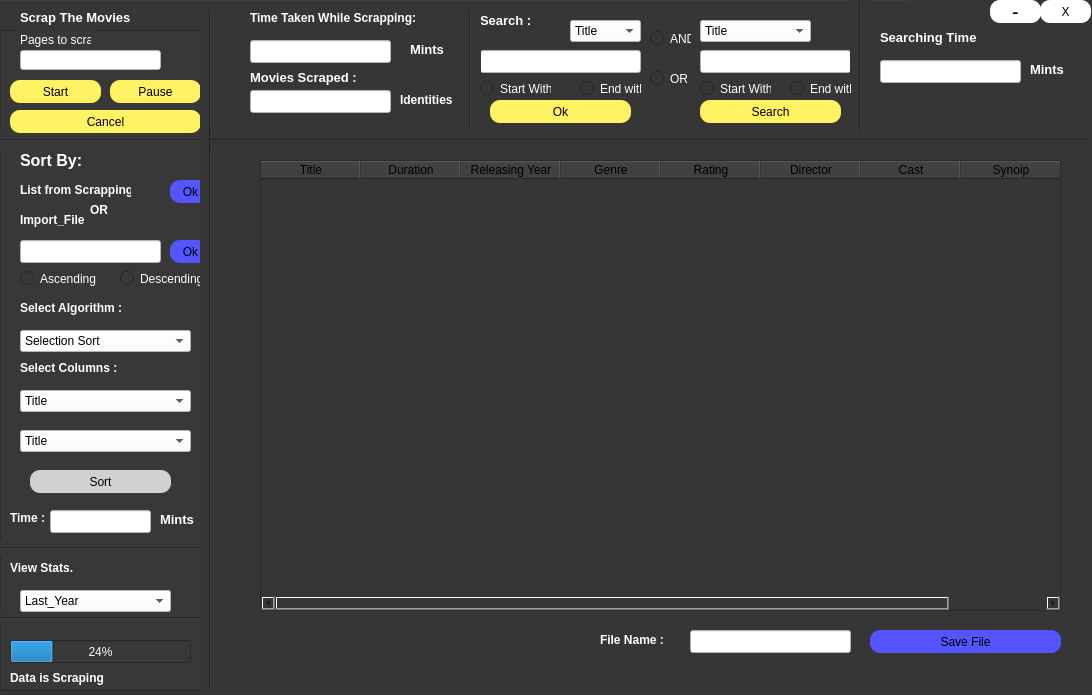
 <widget class="QMainWindow" name="MainWindow">
  <property name="geometry">
   <rect>
    <x>0</x>
    <y>0</y>
    <width>1092</width>
    <height>695</height>
   </rect>
  </property>
  <property name="windowTitle">
   <string>MainWindow</string>
  </property>
  <property name="styleSheet">
   <string notr="true">background-color:rgb(54, 54, 54)</string>
  </property>
  <property name="tabShape">
   <enum>QTabWidget::Rounded</enum>
  </property>
  <widget class="QWidget" name="centralwidget">
   <widget class="QFrame" name="frame">
    <property name="geometry">
     <rect>
      <x>0</x>
      <y>30</y>
      <width>211</width>
      <height>661</height>
     </rect>
    </property>
    <property name="styleSheet">
     <string notr="true">background-color:rgb(56, 56, 56)</string>
    </property>
    <property name="frameShape">
     <enum>QFrame::StyledPanel</enum>
    </property>
    <property name="frameShadow">
     <enum>QFrame::Raised</enum>
    </property>
    <widget class="QLabel" name="label">
     <property name="geometry">
      <rect>
       <x>20</x>
       <y>120</y>
       <width>71</width>
       <height>21</height>
      </rect>
     </property>
     <property name="text">
      <string>&lt;html&gt;&lt;head/&gt;&lt;body&gt;&lt;p&gt;&lt;span style=&quot; font-size:12pt; font-weight:600; color:#ffffff;&quot;&gt;Sort By:&lt;/span&gt;&lt;/p&gt;&lt;/body&gt;&lt;/html&gt;</string>
     </property>
    </widget>
    <widget class="QComboBox" name="comboBox">
     <property name="geometry">
      <rect>
       <x>20</x>
       <y>300</y>
       <width>171</width>
       <height>22</height>
      </rect>
     </property>
     <property name="styleSheet">
      <string notr="true">color:black;
background-color:white;</string>
     </property>
     <item>
      <property name="text">
       <string>Selection Sort</string>
      </property>
     </item>
     <item>
      <property name="text">
       <string>Insertion Sort</string>
      </property>
     </item>
     <item>
      <property name="text">
       <string>Quick Sort</string>
      </property>
     </item>
     <item>
      <property name="text">
       <string>Merge Sort</string>
      </property>
     </item>
     <item>
      <property name="text">
       <string>Bubble Sort</string>
      </property>
     </item>
     <item>
      <property name="text">
       <string>Hybird Sort</string>
      </property>
     </item>
     <item>
      <property name="text">
       <string>Cocktail Sort</string>
      </property>
     </item>
     <item>
      <property name="text">
       <string>Tree Sort</string>
      </property>
     </item>
    </widget>
    <widget class="QLabel" name="label_2">
     <property name="geometry">
      <rect>
       <x>20</x>
       <y>270</y>
       <width>121</width>
       <height>16</height>
      </rect>
     </property>
     <property name="text">
      <string>&lt;html&gt;&lt;head/&gt;&lt;body&gt;&lt;p&gt;&lt;span style=&quot; font-size:9pt; font-weight:600; color:#ffffff;&quot;&gt;Select Algorithm :&lt;/span&gt;&lt;/p&gt;&lt;/body&gt;&lt;/html&gt;</string>
     </property>
    </widget>
    <widget class="QLabel" name="label_3">
     <property name="geometry">
      <rect>
       <x>20</x>
       <y>330</y>
       <width>101</width>
       <height>16</height>
      </rect>
     </property>
     <property name="text">
      <string>&lt;html&gt;&lt;head/&gt;&lt;body&gt;&lt;p&gt;&lt;span style=&quot; font-size:9pt; font-weight:600; color:#ffffff;&quot;&gt;Select Columns :&lt;/span&gt;&lt;/p&gt;&lt;/body&gt;&lt;/html&gt;</string>
     </property>
    </widget>
    <widget class="QComboBox" name="comboBox_2">
     <property name="geometry">
      <rect>
       <x>20</x>
       <y>360</y>
       <width>171</width>
       <height>22</height>
      </rect>
     </property>
     <property name="styleSheet">
      <string notr="true">color:black;
background-color:white;</string>
     </property>
     <item>
      <property name="text">
       <string>Title</string>
      </property>
     </item>
     <item>
      <property name="text">
       <string>Duration</string>
      </property>
     </item>
     <item>
      <property name="text">
       <string>Year</string>
      </property>
     </item>
     <item>
      <property name="text">
       <string>Genre</string>
      </property>
     </item>
     <item>
      <property name="text">
       <string>Rating</string>
      </property>
     </item>
     <item>
      <property name="text">
       <string>Director</string>
      </property>
     </item>
     <item>
      <property name="text">
       <string>Cast</string>
      </property>
     </item>
     <item>
      <property name="text">
       <string>Synop</string>
      </property>
     </item>
    </widget>
    <widget class="QComboBox" name="comboBox_3">
     <property name="geometry">
      <rect>
       <x>20</x>
       <y>400</y>
       <width>171</width>
       <height>22</height>
      </rect>
     </property>
     <property name="styleSheet">
      <string notr="true">color:black;
background-color:white;</string>
     </property>
     <item>
      <property name="text">
       <string>Title</string>
      </property>
     </item>
     <item>
      <property name="text">
       <string>Genre</string>
      </property>
     </item>
     <item>
      <property name="text">
       <string>Rating</string>
      </property>
     </item>
     <item>
      <property name="text">
       <string>Year</string>
      </property>
     </item>
     <item>
      <property name="text">
       <string>Time</string>
      </property>
     </item>
     <item>
      <property name="text">
       <string>Cast</string>
      </property>
     </item>
     <item>
      <property name="text">
       <string>Director</string>
      </property>
     </item>
    </widget>
    <widget class="QProgressBar" name="progressBar">
     <property name="geometry">
      <rect>
       <x>10</x>
       <y>610</y>
       <width>181</width>
       <height>23</height>
      </rect>
     </property>
     <property name="styleSheet">
      <string notr="true">color:white
</string>
     </property>
     <property name="value">
      <number>24</number>
     </property>
    </widget>
    <widget class="Line" name="line_2">
     <property name="geometry">
      <rect>
       <x>0</x>
       <y>100</y>
       <width>211</width>
       <height>21</height>
      </rect>
     </property>
     <property name="orientation">
      <enum>Qt::Horizontal</enum>
     </property>
    </widget>
    <widget class="Line" name="line_3">
     <property name="geometry">
      <rect>
       <x>0</x>
       <y>580</y>
       <width>211</width>
       <height>16</height>
      </rect>
     </property>
     <property name="orientation">
      <enum>Qt::Horizontal</enum>
     </property>
    </widget>
    <widget class="QTableView" name="tableView">
     <property name="geometry">
      <rect>
       <x>210</x>
       <y>110</y>
       <width>691</width>
       <height>431</height>
      </rect>
     </property>
     <property name="styleSheet">
      <string notr="true">border:none;</string>
     </property>
     <property name="gridStyle">
      <enum>Qt::SolidLine</enum>
     </property>
     <property name="sortingEnabled">
      <bool>true</bool>
     </property>
    </widget>
    <widget class="QPushButton" name="pushButton_3">
     <property name="geometry">
      <rect>
       <x>30</x>
       <y>440</y>
       <width>141</width>
       <height>23</height>
      </rect>
     </property>
     <property name="styleSheet">
      <string notr="true">QPushButton {
   background-color:rgb(209, 209, 209);
    border: none;
   color: black;
    border-radius:10px;
    font:arial;
}
QPushButton:hover {
    background-color:rgb(254, 254, 254);
}
QPushButton:pressed {
    background-color: rgb(68, 68, 68);
   color : rgb(121, 111, 255);
}</string>
     </property>
     <property name="text">
      <string>Sort</string>
     </property>
    </widget>
    <widget class="Line" name="line_7">
     <property name="geometry">
      <rect>
       <x>0</x>
       <y>510</y>
       <width>211</width>
       <height>16</height>
      </rect>
     </property>
     <property name="orientation">
      <enum>Qt::Horizontal</enum>
     </property>
    </widget>
    <widget class="QPushButton" name="startbutton">
     <property name="geometry">
      <rect>
       <x>10</x>
       <y>50</y>
       <width>91</width>
       <height>23</height>
      </rect>
     </property>
     <property name="styleSheet">
      <string notr="true">QPushButton {
   background-color:rgb(255, 242, 99);
    border: none;
   color: black;
    border-radius:10px;
    font:arial;
}
QPushButton:hover {
    background-color:rgb(254, 254, 254);
}
QPushButton:pressed {
    background-color: rgb(68, 68, 68);
   color : rgb(121, 111, 255);
}</string>
     </property>
     <property name="text">
      <string>Start</string>
     </property>
    </widget>
    <widget class="QPushButton" name="startbutton_2">
     <property name="geometry">
      <rect>
       <x>110</x>
       <y>50</y>
       <width>91</width>
       <height>23</height>
      </rect>
     </property>
     <property name="styleSheet">
      <string notr="true">QPushButton {
   background-color:rgb(255, 242, 99);
    border: none;
   color: black;
    border-radius:10px;
    font:arial;
}
QPushButton:hover {
    background-color:rgb(254, 254, 254);
}
QPushButton:pressed {
    background-color: rgb(68, 68, 68);
   color : rgb(121, 111, 255);
}</string>
     </property>
     <property name="text">
      <string>Pause</string>
     </property>
    </widget>
    <widget class="QPushButton" name="startbutton_3">
     <property name="geometry">
      <rect>
       <x>10</x>
       <y>80</y>
       <width>191</width>
       <height>23</height>
      </rect>
     </property>
     <property name="styleSheet">
      <string notr="true">QPushButton {
   background-color:rgb(255, 242, 99);
    border: none;
   color: black;
    border-radius:10px;
    font:arial;
}
QPushButton:hover {
    background-color:rgb(254, 254, 254);
}
QPushButton:pressed {
    background-color: rgb(68, 68, 68);
   color : rgb(121, 111, 255);
}</string>
     </property>
     <property name="text">
      <string>Cancel</string>
     </property>
    </widget>
    <widget class="QLabel" name="label_13">
     <property name="geometry">
      <rect>
       <x>20</x>
       <y>180</y>
       <width>71</width>
       <height>20</height>
      </rect>
     </property>
     <property name="text">
      <string>&lt;html&gt;&lt;head/&gt;&lt;body&gt;&lt;p&gt;&lt;span style=&quot; font-weight:600; color:#ffffff;&quot;&gt;Import_File&lt;/span&gt;&lt;/p&gt;&lt;/body&gt;&lt;/html&gt;</string>
     </property>
    </widget>
    <widget class="QLineEdit" name="lineEdit_2">
     <property name="geometry">
      <rect>
       <x>20</x>
       <y>210</y>
       <width>141</width>
       <height>23</height>
      </rect>
     </property>
     <property name="styleSheet">
      <string notr="true">background-color:white;
color:black;
</string>
     </property>
    </widget>
    <widget class="QPushButton" name="pushButton_2">
     <property name="geometry">
      <rect>
       <x>170</x>
       <y>210</y>
       <width>41</width>
       <height>23</height>
      </rect>
     </property>
     <property name="styleSheet">
      <string notr="true">QPushButton {
   background-color:rgb(85, 85, 255);
    border: none;
   color: black;
    border-radius:10px;
    font:arial;
}
QPushButton:hover {
    background-color:rgb(254, 254, 254);
}
QPushButton:pressed {
    background-color: rgb(68, 68, 68);
   color : rgb(121, 111, 255);
}</string>
     </property>
     <property name="text">
      <string>Ok</string>
     </property>
    </widget>
    <widget class="QLineEdit" name="lineEdit_6">
     <property name="geometry">
      <rect>
       <x>20</x>
       <y>20</y>
       <width>141</width>
       <height>20</height>
      </rect>
     </property>
     <property name="styleSheet">
      <string notr="true">background-color:white;
color:black;
</string>
     </property>
    </widget>
    <widget class="QLabel" name="label_14">
     <property name="geometry">
      <rect>
       <x>20</x>
       <y>0</y>
       <width>71</width>
       <height>20</height>
      </rect>
     </property>
     <property name="text">
      <string>&lt;html&gt;&lt;head/&gt;&lt;body&gt;&lt;p&gt;&lt;span style=&quot; color:#ffffff;&quot;&gt;Pages to scrap&lt;/span&gt;&lt;/p&gt;&lt;/body&gt;&lt;/html&gt;</string>
     </property>
    </widget>
    <widget class="QLabel" name="label_5">
     <property name="geometry">
      <rect>
       <x>10</x>
       <y>640</y>
       <width>141</width>
       <height>16</height>
      </rect>
     </property>
     <property name="text">
      <string>&lt;html&gt;&lt;head/&gt;&lt;body&gt;&lt;p&gt;&lt;span style=&quot; font-weight:600; color:#ffffff;&quot;&gt;Data is Scraping&lt;/span&gt;&lt;/p&gt;&lt;/body&gt;&lt;/html&gt;</string>
     </property>
    </widget>
    <widget class="QComboBox" name="comboBox_5">
     <property name="geometry">
      <rect>
       <x>20</x>
       <y>560</y>
       <width>151</width>
       <height>22</height>
      </rect>
     </property>
     <property name="styleSheet">
      <string notr="true">color:black;
background-color:white;</string>
     </property>
     <item>
      <property name="text">
       <string>Last_Year</string>
      </property>
     </item>
     <item>
      <property name="text">
       <string>Last_5_Years</string>
      </property>
     </item>
     <item>
      <property name="text">
       <string>Last_10_Years</string>
      </property>
     </item>
     <item>
      <property name="text">
       <string>All Time</string>
      </property>
     </item>
    </widget>
    <widget class="QLabel" name="label_16">
     <property name="geometry">
      <rect>
       <x>10</x>
       <y>530</y>
       <width>101</width>
       <height>16</height>
      </rect>
     </property>
     <property name="text">
      <string>&lt;html&gt;&lt;head/&gt;&lt;body&gt;&lt;p&gt;&lt;span style=&quot; font-size:9pt; font-weight:600; color:#ffffff;&quot;&gt;View Stats.&lt;/span&gt;&lt;/p&gt;&lt;/body&gt;&lt;/html&gt;</string>
     </property>
    </widget>
    <widget class="QLabel" name="label_15">
     <property name="geometry">
      <rect>
       <x>20</x>
       <y>150</y>
       <width>111</width>
       <height>20</height>
      </rect>
     </property>
     <property name="text">
      <string>&lt;html&gt;&lt;head/&gt;&lt;body&gt;&lt;p&gt;&lt;span style=&quot; font-weight:600; color:#ffffff;&quot;&gt;List from Scrapping&lt;/span&gt;&lt;/p&gt;&lt;/body&gt;&lt;/html&gt;</string>
     </property>
    </widget>
    <widget class="QLabel" name="label_17">
     <property name="geometry">
      <rect>
       <x>90</x>
       <y>170</y>
       <width>21</width>
       <height>20</height>
      </rect>
     </property>
     <property name="text">
      <string>&lt;html&gt;&lt;head/&gt;&lt;body&gt;&lt;p&gt;&lt;span style=&quot; font-weight:600; color:#ffffff;&quot;&gt;OR&lt;/span&gt;&lt;/p&gt;&lt;/body&gt;&lt;/html&gt;</string>
     </property>
    </widget>
    <widget class="QPushButton" name="scrap_btn">
     <property name="geometry">
      <rect>
       <x>170</x>
       <y>150</y>
       <width>41</width>
       <height>23</height>
      </rect>
     </property>
     <property name="styleSheet">
      <string notr="true">QPushButton {
   background-color:rgb(85, 85, 255);
    border: none;
   color: black;
    border-radius:10px;
    font:arial;
}
QPushButton:hover {
    background-color:rgb(254, 254, 254);
}
QPushButton:pressed {
    background-color: rgb(68, 68, 68);
   color : rgb(121, 111, 255);
}</string>
     </property>
     <property name="text">
      <string>Ok</string>
     </property>
    </widget>
    <widget class="QRadioButton" name="Ascend">
     <property name="geometry">
      <rect>
       <x>20</x>
       <y>240</y>
       <width>82</width>
       <height>17</height>
      </rect>
     </property>
     <property name="styleSheet">
      <string notr="true">color: rgb(255, 255, 255);</string>
     </property>
     <property name="text">
      <string>Ascending</string>
     </property>
    </widget>
    <widget class="QRadioButton" name="Descend">
     <property name="geometry">
      <rect>
       <x>120</x>
       <y>240</y>
       <width>82</width>
       <height>17</height>
      </rect>
     </property>
     <property name="styleSheet">
      <string notr="true">color: rgb(255, 255, 255);</string>
     </property>
     <property name="text">
      <string>Descending</string>
     </property>
    </widget>
    <widget class="QLabel" name="label_18">
     <property name="geometry">
      <rect>
       <x>10</x>
       <y>480</y>
       <width>41</width>
       <height>16</height>
      </rect>
     </property>
     <property name="text">
      <string>&lt;html&gt;&lt;head/&gt;&lt;body&gt;&lt;p&gt;&lt;span style=&quot; font-size:9pt; font-weight:600; color:#ffffff;&quot;&gt;Time :&lt;/span&gt;&lt;/p&gt;&lt;/body&gt;&lt;/html&gt;</string>
     </property>
    </widget>
    <widget class="QLineEdit" name="lineEdit_5">
     <property name="geometry">
      <rect>
       <x>50</x>
       <y>480</y>
       <width>101</width>
       <height>23</height>
      </rect>
     </property>
     <property name="styleSheet">
      <string notr="true">background-color:white;
color:black;
</string>
     </property>
    </widget>
    <widget class="QLabel" name="label_12">
     <property name="geometry">
      <rect>
       <x>160</x>
       <y>480</y>
       <width>41</width>
       <height>20</height>
      </rect>
     </property>
     <property name="text">
      <string>&lt;html&gt;&lt;head/&gt;&lt;body&gt;&lt;p&gt;&lt;span style=&quot; font-size:10pt; font-weight:600; color:#ffffff;&quot;&gt;Mints&lt;/span&gt;&lt;/p&gt;&lt;/body&gt;&lt;/html&gt;</string>
     </property>
    </widget>
   </widget>
   <widget class="Line" name="line">
    <property name="geometry">
     <rect>
      <x>200</x>
      <y>10</y>
      <width>21</width>
      <height>681</height>
     </rect>
    </property>
    <property name="orientation">
     <enum>Qt::Vertical</enum>
    </property>
   </widget>
   <widget class="Line" name="line_4">
    <property name="geometry">
     <rect>
      <x>210</x>
      <y>130</y>
      <width>881</width>
      <height>21</height>
     </rect>
    </property>
    <property name="orientation">
     <enum>Qt::Horizontal</enum>
    </property>
   </widget>
   <widget class="QLabel" name="label_4">
    <property name="geometry">
     <rect>
      <x>480</x>
      <y>10</y>
      <width>51</width>
      <height>21</height>
     </rect>
    </property>
    <property name="text">
     <string>&lt;html&gt;&lt;head/&gt;&lt;body&gt;&lt;p&gt;&lt;span style=&quot; font-size:10pt; font-weight:600; color:#ffffff;&quot;&gt;Search :&lt;/span&gt;&lt;/p&gt;&lt;/body&gt;&lt;/html&gt;</string>
    </property>
   </widget>
   <widget class="QLineEdit" name="lineEdit">
    <property name="geometry">
     <rect>
      <x>480</x>
      <y>50</y>
      <width>161</width>
      <height>23</height>
     </rect>
    </property>
    <property name="styleSheet">
     <string notr="true">background-color:white;
color:black;
</string>
    </property>
   </widget>
   <widget class="QComboBox" name="comboBox_7">
    <property name="geometry">
     <rect>
      <x>700</x>
      <y>20</y>
      <width>111</width>
      <height>22</height>
     </rect>
    </property>
    <property name="styleSheet">
     <string notr="true">color:black;
background-color:white;</string>
    </property>
    <item>
     <property name="text">
      <string>Title</string>
     </property>
    </item>
    <item>
     <property name="text">
      <string>Duration</string>
     </property>
    </item>
    <item>
     <property name="text">
      <string>Year</string>
     </property>
    </item>
    <item>
     <property name="text">
      <string>Genre</string>
     </property>
    </item>
    <item>
     <property name="text">
      <string>Rating</string>
     </property>
    </item>
    <item>
     <property name="text">
      <string>Director</string>
     </property>
    </item>
    <item>
     <property name="text">
      <string>Cast</string>
     </property>
    </item>
    <item>
     <property name="text">
      <string>Synop</string>
     </property>
    </item>
   </widget>
   <widget class="QComboBox" name="comboBox_8">
    <property name="geometry">
     <rect>
      <x>570</x>
      <y>20</y>
      <width>71</width>
      <height>22</height>
     </rect>
    </property>
    <property name="styleSheet">
     <string notr="true">color:black;
background-color:white;</string>
    </property>
    <item>
     <property name="text">
      <string>Title</string>
     </property>
    </item>
    <item>
     <property name="text">
      <string>Duration</string>
     </property>
    </item>
    <item>
     <property name="text">
      <string>Year</string>
     </property>
    </item>
    <item>
     <property name="text">
      <string>Genre</string>
     </property>
    </item>
    <item>
     <property name="text">
      <string>Rating</string>
     </property>
    </item>
    <item>
     <property name="text">
      <string>Director</string>
     </property>
    </item>
    <item>
     <property name="text">
      <string>Cast</string>
     </property>
    </item>
    <item>
     <property name="text">
      <string>Synop</string>
     </property>
    </item>
   </widget>
   <widget class="QLabel" name="label_6">
    <property name="geometry">
     <rect>
      <x>250</x>
      <y>10</y>
      <width>181</width>
      <height>16</height>
     </rect>
    </property>
    <property name="text">
     <string>&lt;html&gt;&lt;head/&gt;&lt;body&gt;&lt;p&gt;&lt;span style=&quot; font-size:9pt; font-weight:600; color:#ffffff;&quot;&gt;Time Taken While Scrapping:&lt;/span&gt;&lt;/p&gt;&lt;/body&gt;&lt;/html&gt;</string>
    </property>
   </widget>
   <widget class="Line" name="line_5">
    <property name="geometry">
     <rect>
      <x>460</x>
      <y>10</y>
      <width>21</width>
      <height>121</height>
     </rect>
    </property>
    <property name="orientation">
     <enum>Qt::Vertical</enum>
    </property>
   </widget>
   <widget class="QLabel" name="label_7">
    <property name="geometry">
     <rect>
      <x>410</x>
      <y>40</y>
      <width>41</width>
      <height>20</height>
     </rect>
    </property>
    <property name="text">
     <string>&lt;html&gt;&lt;head/&gt;&lt;body&gt;&lt;p&gt;&lt;span style=&quot; font-size:10pt; font-weight:600; color:#ffffff;&quot;&gt;Mints&lt;/span&gt;&lt;/p&gt;&lt;/body&gt;&lt;/html&gt;</string>
    </property>
   </widget>
   <widget class="QLabel" name="label_8">
    <property name="geometry">
     <rect>
      <x>250</x>
      <y>70</y>
      <width>121</width>
      <height>16</height>
     </rect>
    </property>
    <property name="text">
     <string>&lt;html&gt;&lt;head/&gt;&lt;body&gt;&lt;p&gt;&lt;span style=&quot; font-size:10pt; font-weight:600; color:#ffffff;&quot;&gt;Movies Scraped :&lt;/span&gt;&lt;/p&gt;&lt;/body&gt;&lt;/html&gt;</string>
    </property>
   </widget>
   <widget class="QLabel" name="label_9">
    <property name="geometry">
     <rect>
      <x>400</x>
      <y>90</y>
      <width>61</width>
      <height>20</height>
     </rect>
    </property>
    <property name="text">
     <string>&lt;html&gt;&lt;head/&gt;&lt;body&gt;&lt;p&gt;&lt;span style=&quot; font-weight:600; color:#ffffff;&quot;&gt;Identities&lt;/span&gt;&lt;/p&gt;&lt;/body&gt;&lt;/html&gt;</string>
    </property>
   </widget>
   <widget class="Line" name="line_6">
    <property name="geometry">
     <rect>
      <x>0</x>
      <y>-10</y>
      <width>911</width>
      <height>21</height>
     </rect>
    </property>
    <property name="orientation">
     <enum>Qt::Horizontal</enum>
    </property>
   </widget>
   <widget class="QPushButton" name="closebutton">
    <property name="geometry">
     <rect>
      <x>1040</x>
      <y>0</y>
      <width>51</width>
      <height>23</height>
     </rect>
    </property>
    <property name="styleSheet">
     <string notr="true">QPushButton {
   background-color:rgb(255, 255, 255);
    border: none;
    border-radius:10px;
    color: black;
    font:arial;
}
QPushButton:hover {
    background-color:rgb(255, 7, 11);
}
QPushButton:pressed {
    background-color: rgb(68, 68, 68);
   color : rgb(121, 111, 255);
}</string>
    </property>
    <property name="text">
     <string>X</string>
    </property>
   </widget>
   <widget class="QPushButton" name="pushButton_4">
    <property name="geometry">
     <rect>
      <x>990</x>
      <y>0</y>
      <width>51</width>
      <height>23</height>
     </rect>
    </property>
    <property name="styleSheet">
     <string notr="true">QPushButton {
   background-color:rgb(255, 255, 255);
    border: none;
    border-radius:10px;
    color: black;
    font:bold-arial;
    font-size:20px;
}
QPushButton:hover {
    background-color:rgb(162, 162, 162)
}
QPushButton:pressed {
    background-color: rgb(68, 68, 68);
   color : rgb(121, 111, 255);
}</string>
    </property>
    <property name="text">
     <string>-</string>
    </property>
   </widget>
   <widget class="QTableWidget" name="tableWidget">
    <property name="geometry">
     <rect>
      <x>260</x>
      <y>160</y>
      <width>801</width>
      <height>451</height>
     </rect>
    </property>
    <property name="styleSheet">
     <string notr="true">QTableWidget{

background-color: rgb(54, 54, 54);
color: rgb(255, 255, 255);

}</string>
    </property>
    <column>
     <property name="text">
      <string>Title</string>
     </property>
    </column>
    <column>
     <property name="text">
      <string>Duration</string>
     </property>
    </column>
    <column>
     <property name="text">
      <string>Releasing Year</string>
     </property>
    </column>
    <column>
     <property name="text">
      <string>Genre</string>
     </property>
    </column>
    <column>
     <property name="text">
      <string>Rating</string>
     </property>
    </column>
    <column>
     <property name="text">
      <string>Director</string>
     </property>
    </column>
    <column>
     <property name="text">
      <string>Cast</string>
     </property>
    </column>
    <column>
     <property name="text">
      <string>Synoip</string>
     </property>
    </column>
   </widget>
   <widget class="QLabel" name="label_10">
    <property name="geometry">
     <rect>
      <x>20</x>
      <y>10</y>
      <width>121</width>
      <height>16</height>
     </rect>
    </property>
    <property name="text">
     <string>&lt;html&gt;&lt;head/&gt;&lt;body&gt;&lt;p&gt;&lt;span style=&quot; font-size:10pt; font-weight:600; color:#ffffff;&quot;&gt;Scrap The Movies&lt;/span&gt;&lt;/p&gt;&lt;/body&gt;&lt;/html&gt;</string>
    </property>
   </widget>
   <widget class="QLabel" name="label_11">
    <property name="geometry">
     <rect>
      <x>880</x>
      <y>30</y>
      <width>101</width>
      <height>16</height>
     </rect>
    </property>
    <property name="text">
     <string>&lt;html&gt;&lt;head/&gt;&lt;body&gt;&lt;p&gt;&lt;span style=&quot; font-size:10pt; font-weight:600; color:#ffffff;&quot;&gt;Searching Time&lt;/span&gt;&lt;/p&gt;&lt;/body&gt;&lt;/html&gt;</string>
    </property>
   </widget>
   <widget class="QPushButton" name="pushButton">
    <property name="geometry">
     <rect>
      <x>870</x>
      <y>630</y>
      <width>191</width>
      <height>23</height>
     </rect>
    </property>
    <property name="styleSheet">
     <string notr="true">QPushButton {
   background-color:rgb(85, 85, 255);
    border: none;
   color: black;
    border-radius:10px;
    font:arial;
}
QPushButton:hover {
    background-color:rgb(254, 254, 254);
}
QPushButton:pressed {
    background-color: rgb(68, 68, 68);
   color : rgb(121, 111, 255);
}</string>
    </property>
    <property name="text">
     <string>Save File</string>
    </property>
   </widget>
   <widget class="QLineEdit" name="lineEdit_3">
    <property name="geometry">
     <rect>
      <x>250</x>
      <y>40</y>
      <width>141</width>
      <height>23</height>
     </rect>
    </property>
    <property name="styleSheet">
     <string notr="true">background-color:white;
color:black;
</string>
    </property>
   </widget>
   <widget class="QLineEdit" name="lineEdit_4">
    <property name="geometry">
     <rect>
      <x>250</x>
      <y>90</y>
      <width>141</width>
      <height>23</height>
     </rect>
    </property>
    <property name="styleSheet">
     <string notr="true">background-color:white;
color:black;
</string>
    </property>
   </widget>
   <widget class="QRadioButton" name="radioButton">
    <property name="geometry">
     <rect>
      <x>650</x>
      <y>30</y>
      <width>41</width>
      <height>17</height>
     </rect>
    </property>
    <property name="styleSheet">
     <string notr="true">color: rgb(255, 255, 255);</string>
    </property>
    <property name="text">
     <string>AND</string>
    </property>
   </widget>
   <widget class="QRadioButton" name="radioButton_2">
    <property name="geometry">
     <rect>
      <x>650</x>
      <y>70</y>
      <width>41</width>
      <height>17</height>
     </rect>
    </property>
    <property name="styleSheet">
     <string notr="true">color: rgb(255, 255, 255);</string>
    </property>
    <property name="text">
     <string>OR</string>
    </property>
   </widget>
   <widget class="QPushButton" name="startbutton_4">
    <property name="geometry">
     <rect>
      <x>490</x>
      <y>100</y>
      <width>141</width>
      <height>23</height>
     </rect>
    </property>
    <property name="styleSheet">
     <string notr="true">QPushButton {
   background-color:rgb(255, 242, 99);
    border: none;
   color: black;
    border-radius:10px;
    font:arial;
}
QPushButton:hover {
    background-color:rgb(254, 254, 254);
}
QPushButton:pressed {
    background-color: rgb(68, 68, 68);
   color : rgb(121, 111, 255);
}</string>
    </property>
    <property name="text">
     <string>Ok</string>
    </property>
   </widget>
   <widget class="QPushButton" name="startbutton_5">
    <property name="geometry">
     <rect>
      <x>700</x>
      <y>100</y>
      <width>141</width>
      <height>23</height>
     </rect>
    </property>
    <property name="styleSheet">
     <string notr="true">QPushButton {
   background-color:rgb(255, 242, 99);
    border: none;
   color: black;
    border-radius:10px;
    font:arial;
}
QPushButton:hover {
    background-color:rgb(254, 254, 254);
}
QPushButton:pressed {
    background-color: rgb(68, 68, 68);
   color : rgb(121, 111, 255);
}</string>
    </property>
    <property name="text">
     <string>Search</string>
    </property>
   </widget>
   <widget class="QLineEdit" name="lineEdit_7">
    <property name="geometry">
     <rect>
      <x>700</x>
      <y>50</y>
      <width>151</width>
      <height>23</height>
     </rect>
    </property>
    <property name="styleSheet">
     <string notr="true">background-color:white;
color:black;
</string>
    </property>
   </widget>
   <widget class="Line" name="line_8">
    <property name="geometry">
     <rect>
      <x>850</x>
      <y>0</y>
      <width>21</width>
      <height>131</height>
     </rect>
    </property>
    <property name="orientation">
     <enum>Qt::Vertical</enum>
    </property>
   </widget>
   <widget class="QLineEdit" name="lineEdit_8">
    <property name="geometry">
     <rect>
      <x>880</x>
      <y>60</y>
      <width>141</width>
      <height>23</height>
     </rect>
    </property>
    <property name="styleSheet">
     <string notr="true">background-color:white;
color:black;
</string>
    </property>
   </widget>
   <widget class="QLabel" name="label_19">
    <property name="geometry">
     <rect>
      <x>1030</x>
      <y>60</y>
      <width>41</width>
      <height>20</height>
     </rect>
    </property>
    <property name="text">
     <string>&lt;html&gt;&lt;head/&gt;&lt;body&gt;&lt;p&gt;&lt;span style=&quot; font-size:10pt; font-weight:600; color:#ffffff;&quot;&gt;Mints&lt;/span&gt;&lt;/p&gt;&lt;/body&gt;&lt;/html&gt;</string>
    </property>
   </widget>
   <widget class="QRadioButton" name="StartWith1">
    <property name="geometry">
     <rect>
      <x>480</x>
      <y>80</y>
      <width>71</width>
      <height>17</height>
     </rect>
    </property>
    <property name="styleSheet">
     <string notr="true">color: rgb(255, 255, 255);</string>
    </property>
    <property name="text">
     <string>Start With</string>
    </property>
   </widget>
   <widget class="QRadioButton" name="EndWith1">
    <property name="geometry">
     <rect>
      <x>580</x>
      <y>80</y>
      <width>61</width>
      <height>17</height>
     </rect>
    </property>
    <property name="styleSheet">
     <string notr="true">color: rgb(255, 255, 255);</string>
    </property>
    <property name="text">
     <string>End with</string>
    </property>
   </widget>
   <widget class="QRadioButton" name="StartWith1_2">
    <property name="geometry">
     <rect>
      <x>700</x>
      <y>80</y>
      <width>71</width>
      <height>17</height>
     </rect>
    </property>
    <property name="styleSheet">
     <string notr="true">color: rgb(255, 255, 255);</string>
    </property>
    <property name="text">
     <string>Start With</string>
    </property>
   </widget>
   <widget class="QRadioButton" name="EndWith1_2">
    <property name="geometry">
     <rect>
      <x>790</x>
      <y>80</y>
      <width>61</width>
      <height>17</height>
     </rect>
    </property>
    <property name="styleSheet">
     <string notr="true">color: rgb(255, 255, 255);</string>
    </property>
    <property name="text">
     <string>End with</string>
    </property>
   </widget>
   <widget class="QLineEdit" name="lineEdit_9">
    <property name="geometry">
     <rect>
      <x>690</x>
      <y>630</y>
      <width>161</width>
      <height>23</height>
     </rect>
    </property>
    <property name="styleSheet">
     <string notr="true">background-color:white;
color:black;
</string>
    </property>
   </widget>
   <widget class="QLabel" name="label_20">
    <property name="geometry">
     <rect>
      <x>600</x>
      <y>630</y>
      <width>71</width>
      <height>21</height>
     </rect>
    </property>
    <property name="text">
     <string>&lt;html&gt;&lt;head/&gt;&lt;body&gt;&lt;p&gt;&lt;span style=&quot; font-weight:600; color:#ffffff;&quot;&gt;File Name :&lt;/span&gt;&lt;/p&gt;&lt;/body&gt;&lt;/html&gt;</string>
    </property>
   </widget>
  </widget>
 </widget>
